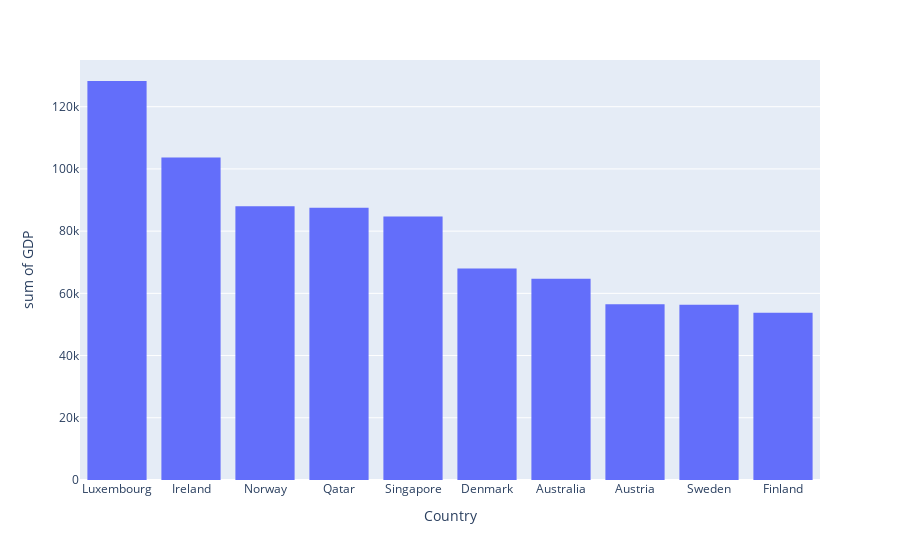

Notebook source saved alongside this figure:
### Code cell
import plotly.express as px
fig3=px.histogram(gdp,x="Country",y="GDP")
fig3.show()

### Figure 1 — Plotly figure (JSON) as saved in the notebook; plotly's stock layout.template omitted (floating-point values rounded to 4 significant figures)
{"data": [{"alignmentgroup": "True", "bingroup": "x", "histfunc": "sum", "hovertemplate": "Country=%{x}<br>sum of GDP=%{y}<extra></extra>", "legendgroup": "", "marker": {"color": "#636efa", "pattern": {"shape": ""}}, "name": "", "offsetgroup": "", "orientation": "v", "showlegend": false, "type": "histogram", "x": ["Luxembourg", "Ireland", "Norway", "Qatar", "Singapore", "Denmark", "Australia", "Austria", "Sweden", "Finland"], "xaxis": "x", "y": [128259, 103685, 87962, 87480, 84734, 67967, 64712, 56506, 56305, 53756], "yaxis": "y"}], "layout": {"autosize": true, "barmode": "relative", "legend": {"tracegroupgap": 0}, "margin": {"t": 60}, "xaxis": {"anchor": "y", "autorange": true, "domain": [0, 1], "range": [-0.5, 9.5], "title": {"text": "Country"}, "type": "category"}, "yaxis": {"anchor": "x", "autorange": true, "domain": [0, 1], "range": [0, 135000.0], "title": {"text": "sum of GDP"}, "type": "linear"}}}
